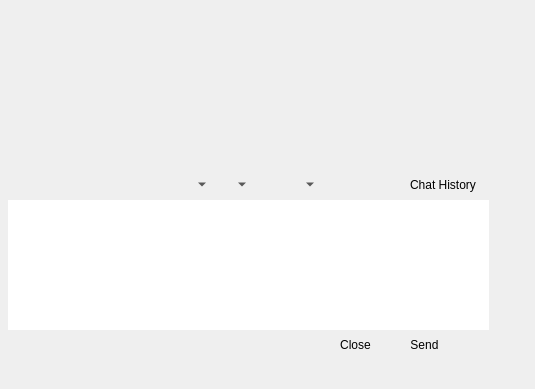
<?xml version="1.0" encoding="UTF-8"?>
<ui version="4.0">
 <class>MessagePannel</class>
 <widget class="QWidget" name="MessagePannel">
  <property name="geometry">
   <rect>
    <x>0</x>
    <y>0</y>
    <width>535</width>
    <height>389</height>
   </rect>
  </property>
  <property name="windowTitle">
   <string>MessagePannel</string>
  </property>
  <widget class="QWidget" name="msgBottomWidget" native="true">
   <property name="geometry">
    <rect>
     <x>8</x>
     <y>140</y>
     <width>481</width>
     <height>221</height>
    </rect>
   </property>
   <layout class="QVBoxLayout" name="verticalLayout_4" stretch="0,0,1,0">
    <property name="spacing">
     <number>0</number>
    </property>
    <property name="leftMargin">
     <number>0</number>
    </property>
    <property name="topMargin">
     <number>0</number>
    </property>
    <property name="rightMargin">
     <number>0</number>
    </property>
    <property name="bottomMargin">
     <number>0</number>
    </property>
    <item>
     <widget class="RecordBar" name="recordBar" native="true">
      <property name="minimumSize">
       <size>
        <width>0</width>
        <height>30</height>
       </size>
      </property>
      <property name="maximumSize">
       <size>
        <width>16777215</width>
        <height>30</height>
       </size>
      </property>
     </widget>
    </item>
    <item>
     <widget class="QWidget" name="midToolBar" native="true">
      <property name="minimumSize">
       <size>
        <width>0</width>
        <height>30</height>
       </size>
      </property>
      <property name="maximumSize">
       <size>
        <width>16777215</width>
        <height>30</height>
       </size>
      </property>
      <layout class="QHBoxLayout" name="midToolbarLayout">
       <property name="spacing">
        <number>0</number>
       </property>
       <property name="leftMargin">
        <number>6</number>
       </property>
       <property name="topMargin">
        <number>0</number>
       </property>
       <property name="rightMargin">
        <number>6</number>
       </property>
       <property name="bottomMargin">
        <number>0</number>
       </property>
       <item>
        <widget class="SecretSwitch" name="switchSecret" native="true">
         <property name="minimumSize">
          <size>
           <width>42</width>
           <height>18</height>
          </size>
         </property>
         <property name="maximumSize">
          <size>
           <width>42</width>
           <height>18</height>
          </size>
         </property>
        </widget>
       </item>
       <item>
        <widget class="QToolButton" name="btnFace">
         <property name="focusPolicy">
          <enum>Qt::NoFocus</enum>
         </property>
         <property name="toolTip">
          <string>Insert Emotion</string>
         </property>
         <property name="icon">
          <iconset resource="../inst.qrc">
           <normaloff>:/images/Icon_81.png</normaloff>:/images/Icon_81.png</iconset>
         </property>
         <property name="iconSize">
          <size>
           <width>20</width>
           <height>20</height>
          </size>
         </property>
         <property name="checkable">
          <bool>true</bool>
         </property>
         <property name="checked">
          <bool>false</bool>
         </property>
         <property name="autoRaise">
          <bool>true</bool>
         </property>
        </widget>
       </item>
       <item>
        <widget class="QToolButton" name="btnShake">
         <property name="toolTip">
          <string>Shake</string>
         </property>
         <property name="icon">
          <iconset resource="../inst.qrc">
           <normaloff>:/images/Icon_75.png</normaloff>:/images/Icon_75.png</iconset>
         </property>
         <property name="iconSize">
          <size>
           <width>20</width>
           <height>20</height>
          </size>
         </property>
         <property name="autoRaise">
          <bool>true</bool>
         </property>
        </widget>
       </item>
       <item>
        <widget class="QToolButton" name="btnRecord">
         <property name="focusPolicy">
          <enum>Qt::NoFocus</enum>
         </property>
         <property name="toolTip">
          <string>Voice Message</string>
         </property>
         <property name="statusTip">
          <string/>
         </property>
         <property name="text">
          <string/>
         </property>
         <property name="icon">
          <iconset resource="../inst.qrc">
           <normaloff>:/images/Icon_122.png</normaloff>:/images/Icon_122.png</iconset>
         </property>
         <property name="iconSize">
          <size>
           <width>20</width>
           <height>20</height>
          </size>
         </property>
         <property name="checkable">
          <bool>false</bool>
         </property>
         <property name="autoRaise">
          <bool>true</bool>
         </property>
        </widget>
       </item>
       <item>
        <widget class="QToolButton" name="btnImage">
         <property name="focusPolicy">
          <enum>Qt::NoFocus</enum>
         </property>
         <property name="toolTip">
          <string>Insert Image</string>
         </property>
         <property name="icon">
          <iconset resource="../inst.qrc">
           <normaloff>:/images/Icon_82.png</normaloff>:/images/Icon_82.png</iconset>
         </property>
         <property name="iconSize">
          <size>
           <width>20</width>
           <height>20</height>
          </size>
         </property>
         <property name="checkable">
          <bool>false</bool>
         </property>
         <property name="autoRaise">
          <bool>true</bool>
         </property>
        </widget>
       </item>
       <item>
        <widget class="QToolButton" name="btnAttach">
         <property name="focusPolicy">
          <enum>Qt::NoFocus</enum>
         </property>
         <property name="toolTip">
          <string>Insert Attach</string>
         </property>
         <property name="icon">
          <iconset resource="../inst.qrc">
           <normaloff>:/images/Icon_106.png</normaloff>:/images/Icon_106.png</iconset>
         </property>
         <property name="iconSize">
          <size>
           <width>20</width>
           <height>20</height>
          </size>
         </property>
         <property name="checkable">
          <bool>false</bool>
         </property>
         <property name="popupMode">
          <enum>QToolButton::MenuButtonPopup</enum>
         </property>
         <property name="autoRaise">
          <bool>true</bool>
         </property>
        </widget>
       </item>
       <item>
        <widget class="QToolButton" name="tBtnScreenshot">
         <property name="toolTip">
          <string>Screen Shot</string>
         </property>
         <property name="icon">
          <iconset resource="../inst.qrc">
           <normaloff>:/images/Icon_84.png</normaloff>:/images/Icon_84.png</iconset>
         </property>
         <property name="iconSize">
          <size>
           <width>20</width>
           <height>20</height>
          </size>
         </property>
         <property name="popupMode">
          <enum>QToolButton::MenuButtonPopup</enum>
         </property>
         <property name="autoRaise">
          <bool>true</bool>
         </property>
        </widget>
       </item>
       <item>
        <widget class="QToolButton" name="tBtnCleanup">
         <property name="toolTip">
          <string>Clear Messages</string>
         </property>
         <property name="icon">
          <iconset resource="../inst.qrc">
           <normaloff>:/images/Icon_83.png</normaloff>:/images/Icon_83.png</iconset>
         </property>
         <property name="iconSize">
          <size>
           <width>20</width>
           <height>20</height>
          </size>
         </property>
         <property name="autoRaise">
          <bool>true</bool>
         </property>
        </widget>
       </item>
       <item>
        <widget class="QToolButton" name="btnMsgSetting">
         <property name="toolTip">
          <string>Message Setting</string>
         </property>
         <property name="icon">
          <iconset resource="../inst.qrc">
           <normaloff>:/images/Icon_107.png</normaloff>:/images/Icon_107.png</iconset>
         </property>
         <property name="iconSize">
          <size>
           <width>20</width>
           <height>20</height>
          </size>
         </property>
         <property name="popupMode">
          <enum>QToolButton::MenuButtonPopup</enum>
         </property>
         <property name="autoRaise">
          <bool>true</bool>
         </property>
         <property name="arrowType">
          <enum>Qt::NoArrow</enum>
         </property>
        </widget>
       </item>
       <item>
        <spacer name="horizontalSpacer_4">
         <property name="orientation">
          <enum>Qt::Horizontal</enum>
         </property>
         <property name="sizeHint" stdset="0">
          <size>
           <width>40</width>
           <height>20</height>
          </size>
         </property>
        </spacer>
       </item>
       <item>
        <widget class="QToolButton" name="btnHistoryMsg">
         <property name="toolTip">
          <string>Chat History</string>
         </property>
         <property name="text">
          <string>Chat History</string>
         </property>
         <property name="icon">
          <iconset resource="../inst.qrc">
           <normaloff>:/images/Icon_70.png</normaloff>:/images/Icon_70.png</iconset>
         </property>
         <property name="iconSize">
          <size>
           <width>20</width>
           <height>20</height>
          </size>
         </property>
         <property name="checkable">
          <bool>true</bool>
         </property>
         <property name="toolButtonStyle">
          <enum>Qt::ToolButtonTextBesideIcon</enum>
         </property>
         <property name="autoRaise">
          <bool>true</bool>
         </property>
        </widget>
       </item>
      </layout>
     </widget>
    </item>
    <item>
     <widget class="CChatInputBox" name="textEdit">
      <property name="minimumSize">
       <size>
        <width>0</width>
        <height>70</height>
       </size>
      </property>
      <property name="maximumSize">
       <size>
        <width>16777215</width>
        <height>16777215</height>
       </size>
      </property>
      <property name="focusPolicy">
       <enum>Qt::StrongFocus</enum>
      </property>
      <property name="frameShape">
       <enum>QFrame::NoFrame</enum>
      </property>
     </widget>
    </item>
    <item>
     <widget class="QWidget" name="sendBar" native="true">
      <property name="minimumSize">
       <size>
        <width>0</width>
        <height>31</height>
       </size>
      </property>
      <property name="maximumSize">
       <size>
        <width>16777215</width>
        <height>31</height>
       </size>
      </property>
      <layout class="QHBoxLayout" name="horizontalLayout">
       <property name="spacing">
        <number>6</number>
       </property>
       <property name="leftMargin">
        <number>0</number>
       </property>
       <property name="topMargin">
        <number>0</number>
       </property>
       <property name="rightMargin">
        <number>12</number>
       </property>
       <property name="bottomMargin">
        <number>0</number>
       </property>
       <item>
        <spacer name="horizontalSpacer_5">
         <property name="orientation">
          <enum>Qt::Horizontal</enum>
         </property>
         <property name="sizeHint" stdset="0">
          <size>
           <width>35</width>
           <height>7</height>
          </size>
         </property>
        </spacer>
       </item>
       <item>
        <widget class="QPushButton" name="btnExit">
         <property name="minimumSize">
          <size>
           <width>63</width>
           <height>24</height>
          </size>
         </property>
         <property name="maximumSize">
          <size>
           <width>63</width>
           <height>24</height>
          </size>
         </property>
         <property name="focusPolicy">
          <enum>Qt::NoFocus</enum>
         </property>
         <property name="text">
          <string>Close</string>
         </property>
         <property name="flat">
          <bool>true</bool>
         </property>
        </widget>
       </item>
       <item>
        <layout class="QHBoxLayout" name="horizontalLayout_2">
         <property name="spacing">
          <number>0</number>
         </property>
         <property name="rightMargin">
          <number>0</number>
         </property>
         <item>
          <widget class="QPushButton" name="btnSend">
           <property name="minimumSize">
            <size>
             <width>63</width>
             <height>24</height>
            </size>
           </property>
           <property name="maximumSize">
            <size>
             <width>63</width>
             <height>24</height>
            </size>
           </property>
           <property name="focusPolicy">
            <enum>Qt::NoFocus</enum>
           </property>
           <property name="text">
            <string>Send</string>
           </property>
           <property name="flat">
            <bool>true</bool>
           </property>
          </widget>
         </item>
         <item>
          <widget class="QPushButton" name="btnSendSetting">
           <property name="minimumSize">
            <size>
             <width>21</width>
             <height>24</height>
            </size>
           </property>
           <property name="maximumSize">
            <size>
             <width>21</width>
             <height>24</height>
            </size>
           </property>
           <property name="focusPolicy">
            <enum>Qt::NoFocus</enum>
           </property>
           <property name="text">
            <string/>
           </property>
           <property name="icon">
            <iconset resource="../inst.qrc">
             <normaloff>:/images/Icon_88.png</normaloff>:/images/Icon_88.png</iconset>
           </property>
           <property name="flat">
            <bool>true</bool>
           </property>
          </widget>
         </item>
        </layout>
       </item>
      </layout>
     </widget>
    </item>
   </layout>
  </widget>
  <widget class="QWidget" name="msgTopWidget" native="true">
   <property name="geometry">
    <rect>
     <x>0</x>
     <y>0</y>
     <width>491</width>
     <height>138</height>
    </rect>
   </property>
   <layout class="QVBoxLayout" name="verticalLayout_3">
    <property name="spacing">
     <number>0</number>
    </property>
    <property name="leftMargin">
     <number>0</number>
    </property>
    <property name="topMargin">
     <number>0</number>
    </property>
    <property name="rightMargin">
     <number>0</number>
    </property>
    <property name="bottomMargin">
     <number>1</number>
    </property>
    <item>
     <widget class="InterphoneChatWidget" name="interphoneWidget" native="true">
      <property name="minimumSize">
       <size>
        <width>0</width>
        <height>35</height>
       </size>
      </property>
      <property name="maximumSize">
       <size>
        <width>16777215</width>
        <height>35</height>
       </size>
      </property>
     </widget>
    </item>
    <item>
     <widget class="AutoTipWidget" name="tipWidget" native="true">
      <property name="minimumSize">
       <size>
        <width>0</width>
        <height>25</height>
       </size>
      </property>
      <property name="maximumSize">
       <size>
        <width>16777215</width>
        <height>25</height>
       </size>
      </property>
     </widget>
    </item>
    <item>
     <widget class="AtMsgWidget" name="atWidget" native="true">
      <property name="minimumSize">
       <size>
        <width>0</width>
        <height>25</height>
       </size>
      </property>
      <property name="maximumSize">
       <size>
        <width>16777215</width>
        <height>25</height>
       </size>
      </property>
     </widget>
    </item>
    <item>
     <widget class="MsgBrowser" name="webView" native="true">
      <property name="minimumSize">
       <size>
        <width>0</width>
        <height>88</height>
       </size>
      </property>
      <property name="focusPolicy">
       <enum>Qt::WheelFocus</enum>
      </property>
      <property name="url" stdset="0">
       <url>
        <string>about:blank</string>
       </url>
      </property>
     </widget>
    </item>
   </layout>
  </widget>
 </widget>
 <layoutdefault spacing="6" margin="11"/>
 <customwidgets>
  <customwidget>
   <class>CChatInputBox</class>
   <extends>QTextEdit</extends>
   <header>chatinputbox.h</header>
  </customwidget>
  <customwidget>
   <class>AutoTipWidget</class>
   <extends>QWidget</extends>
   <header location="global">autotipwidget.h</header>
   <container>1</container>
  </customwidget>
  <customwidget>
   <class>MsgBrowser</class>
   <extends>QWidget</extends>
   <header>msgbrowser.h</header>
   <container>1</container>
  </customwidget>
  <customwidget>
   <class>AtMsgWidget</class>
   <extends>QWidget</extends>
   <header location="global">atmsgwidget.h</header>
   <container>1</container>
  </customwidget>
  <customwidget>
   <class>RecordBar</class>
   <extends>QWidget</extends>
   <header location="global">recordbar.h</header>
   <container>1</container>
  </customwidget>
  <customwidget>
   <class>InterphoneChatWidget</class>
   <extends>QWidget</extends>
   <header location="global">interphonechatwidget.h</header>
   <container>1</container>
  </customwidget>
  <customwidget>
   <class>SecretSwitch</class>
   <extends>QWidget</extends>
   <header location="global">secretswitch.h</header>
   <container>1</container>
  </customwidget>
 </customwidgets>
 <resources>
  <include location="../inst.qrc"/>
 </resources>
 <connections/>
</ui>
